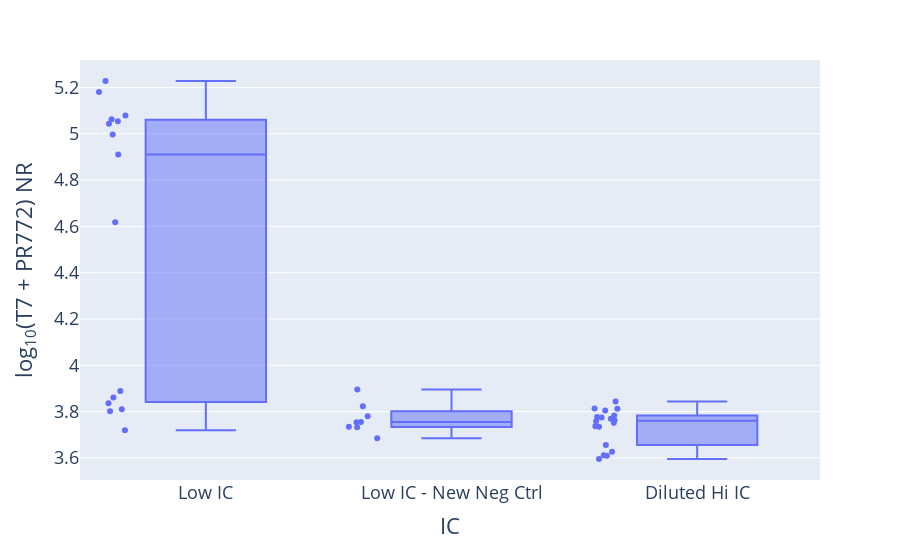

The notebook cell this image was saved under:
### Code cell
fig = px.box(
    merged_with_new_neg, y='Log10 T7 + PR772 NR (Composition File)',
    x='IC', hover_data=['T7 + PR772 NR (Composition File)', 'Accession', 'Sample Name', 'Batch ID', 'Run Date'], points='all',
    labels={'Log10 T7 + PR772 NR (Composition File)': 'log<sub>10</sub>(T7 + PR772) NR',
            'T7 + PR772 NR (Composition File)': 'T7 + PR772 NR'})
fig.update_layout(font=dict(size=18), height=600)
fig.show()
# fig.write_html('plots/Diluted_Hi_IC_vs_Low_IC.html')

### Figure 1 — Plotly figure (JSON) as saved in the notebook; plotly's stock layout.template omitted (floating-point values rounded to 4 significant figures; data arrays with more than 128 entries replaced by an {"elided": "..."} marker saying what was removed)
{"data": [{"alignmentgroup": "True", "boxpoints": "all", "customdata": {"elided": "41x5 mixed values"}, "hoverlabel": {"namelength": 0}, "hovertemplate": "IC=%{x}<br>log<sub>10</sub>(T7 + PR772) NR=%{y}<br>T7 + PR772 NR=%{customdata[0]}<br>Accession=%{customdata[1]}<br>Sample Name=%{customdata[2]}<br>Batch ID=%{customdata[3]}<br>Run Date=%{customdata[4]}", "legendgroup": "", "marker": {"color": "#636efa"}, "name": "", "notched": false, "offsetgroup": "", "orientation": "v", "showlegend": false, "type": "box", "x": ["Low IC", "Low IC", "Low IC", "Low IC", "Low IC", "Low IC", "Low IC", "Low IC", "Low IC - New Neg Ctrl", "Low IC - New Neg Ctrl", "Low IC - New Neg Ctrl", "Low IC - New Neg Ctrl", "Low IC", "Low IC - New Neg Ctrl", "Low IC - New Neg Ctrl", "Low IC - New Neg Ctrl", "Low IC - New Neg Ctrl", "Low IC", "Low IC", "Low IC", "Low IC", "Low IC", "Low IC", "Diluted Hi IC", "Diluted Hi IC", "Diluted Hi IC", "Diluted Hi IC", "Diluted Hi IC", "Diluted Hi IC", "Diluted Hi IC", "Diluted Hi IC", "Diluted Hi IC", "Diluted Hi IC", "Diluted Hi IC", "Diluted Hi IC", "Diluted Hi IC", "Diluted Hi IC", "Diluted Hi IC", "Diluted Hi IC", "Diluted Hi IC", "Diluted Hi IC"], "x0": " ", "xaxis": "x", "y": [4.997, 5.043, 5.055, 5.063, 5.181, 5.079, 5.228, 4.91, 3.78, 3.754, 3.733, 3.734, 4.618, 3.823, 3.685, 3.755, 3.895, 3.719, 3.802, 3.81, 3.889, 3.836, 3.861, 3.611, 3.61, 3.656, 3.595, 3.626, 3.783, 3.812, 3.735, 3.774, 3.758, 3.751, 3.804, 3.737, 3.763, 3.813, 3.844, 3.769, 3.777], "y0": " ", "yaxis": "y"}], "layout": {"autosize": true, "boxmode": "group", "font": {"size": 18}, "legend": {"tracegroupgap": 0}, "margin": {"t": 60}, "xaxis": {"anchor": "y", "autorange": true, "domain": [0, 1], "range": [-0.509, 2.5], "title": {"text": "IC"}, "type": "category"}, "yaxis": {"anchor": "x", "autorange": true, "domain": [0, 1], "range": [3.504, 5.319], "title": {"text": "log<sub>10</sub>(T7 + PR772) NR"}, "type": "linear"}}}
